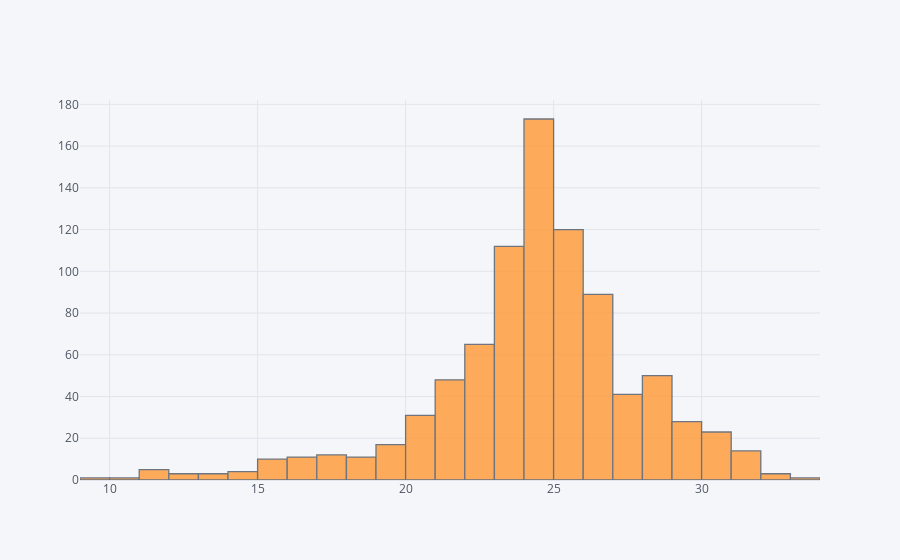

Source (notebook cell):
### Code cell
df['chronic effected'].iplot(kind='hist',bins=25)

### Figure 1 — Plotly figure (JSON) as saved in the notebook; plotly's stock layout.template omitted (floating-point values rounded to 4 significant figures; data arrays with more than 128 entries replaced by an {"elided": "..."} marker saying what was removed)
{"data": [{"histfunc": "count", "histnorm": "", "marker": {"color": "rgba(255, 153, 51, 1.0)", "line": {"color": "#4D5663", "width": 1.3}}, "name": "chronic effected", "nbinsx": 25, "opacity": 0.8, "orientation": "v", "type": "histogram", "x": {"elided": "876 float values"}}], "layout": {"barmode": "overlay", "legend": {"bgcolor": "#F5F6F9", "font": {"color": "#4D5663"}}, "paper_bgcolor": "#F5F6F9", "plot_bgcolor": "#F5F6F9", "title": {"font": {"color": "#4D5663"}}, "xaxis": {"gridcolor": "#E1E5ED", "showgrid": true, "tickfont": {"color": "#4D5663"}, "title": {"font": {"color": "#4D5663"}, "text": ""}, "zerolinecolor": "#E1E5ED"}, "yaxis": {"gridcolor": "#E1E5ED", "showgrid": true, "tickfont": {"color": "#4D5663"}, "title": {"font": {"color": "#4D5663"}, "text": ""}, "zerolinecolor": "#E1E5ED"}}}
